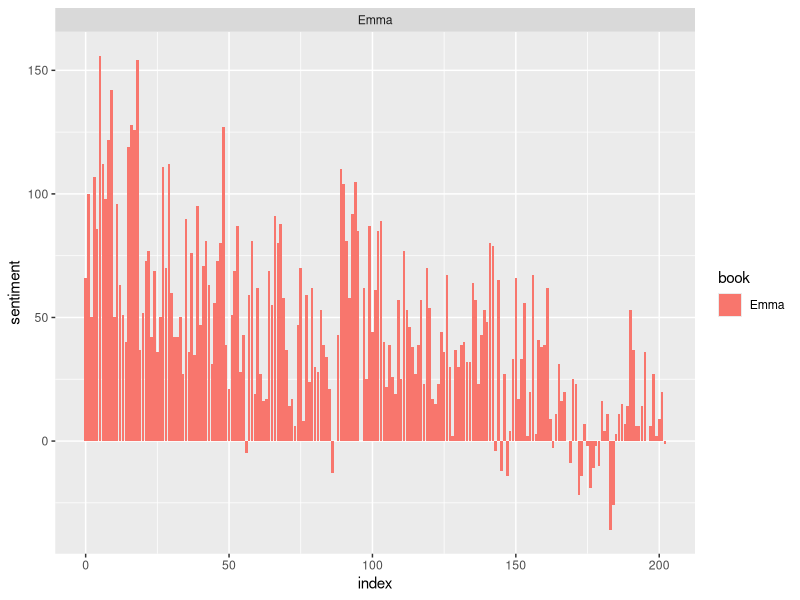
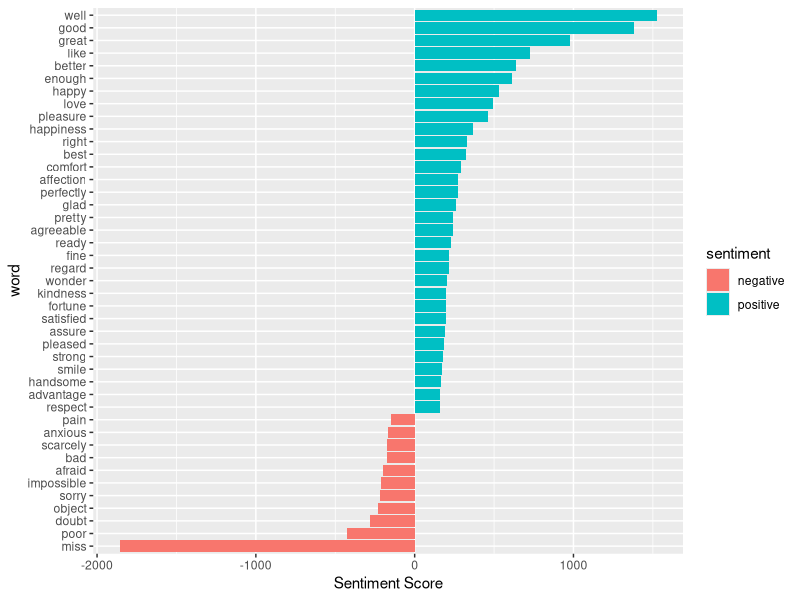
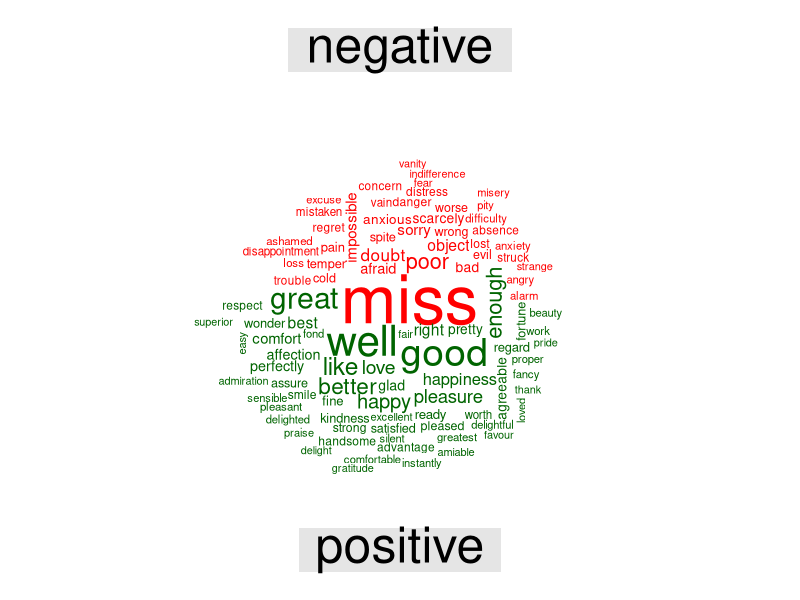

These charts were generated, in order, by the following R code:
install.packages("tidytext")
install.packages("reshape2")
install.packages("wordcloud")
install.packages("ggplot2")
install.packages("dplyr")
install.packages("stringr")
install.packages("janeaustenr")
install.packages("tidyr")

library(tidytext)
library(reshape2)
library(wordcloud)
library(ggplot2)
library(dplyr)
library(stringr)
library(janeaustenr)
library(tidyr)

get_sentiments("bing")

tidy_data <- austen_books() %>%
       group_by(book) %>%
       mutate(linenumber = row_number(),
                           chapter = cumsum(str_detect(text, regex("^chapter [\\divxlc]", 
                                                                                                                        ignore_case = TRUE)))) %>%
       ungroup() %>%
       unnest_tokens(word, text)

positive_senti <- get_sentiments("bing") %>%
       filter(sentiment == "positive")
 tidy_data %>%
       filter(book == "Emma") %>%
       semi_join(positive_senti) %>%
       count(word, sort = TRUE)
 
 bing <- get_sentiments("bing")
 Emma_sentiment <- tidy_data %>%
         inner_join(bing) %>%
         count(book = "Emma" , index = linenumber %/% 80, sentiment) %>%
         spread(sentiment, n, fill = 0) %>%
         mutate(sentiment = positive - negative)
 
 ggplot(Emma_sentiment, aes(index, sentiment, fill = book)) +
         geom_bar(stat = "identity", show.legend = TRUE) +
         facet_wrap(~book, ncol = 2, scales = "free_x")
 
 counting_words <- tidy_data %>%
         inner_join(bing) %>%
         count(word, sentiment, sort = TRUE)
 
 head(counting_words)
 
 counting_words %>%
         filter(n > 150) %>%
         mutate(n = ifelse(sentiment == "negative", -n, n)) %>%
         mutate(word = reorder(word, n)) %>%
         ggplot(aes(word, n, fill = sentiment))+
         geom_col() +
         coord_flip() +
         labs(y = "Sentiment Score")
 
 library(reshape2)
   library(wordcloud)
   tidy_data %>%
         inner_join(bing) %>%
         count(word, sentiment, sort = TRUE) %>%
         acast(word ~ sentiment, value.var = "n", fill = 0) %>%
         comparison.cloud(colors = c("red", "dark green"),
                                                 max.words = 100)
